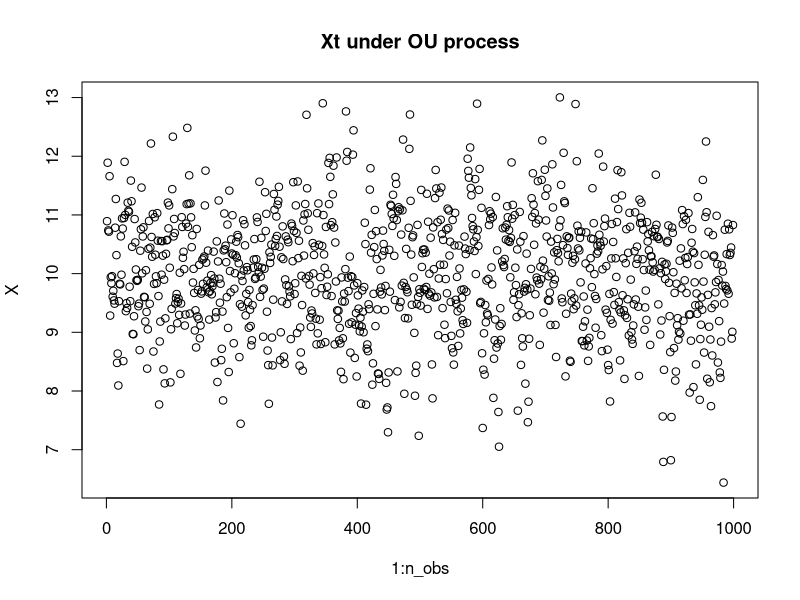

The R source for this figure:
## ---- chunk 1
knitr::opts_chunk$set(echo = TRUE)
## ---- chunk 2
multistart_result <-read.csv("multi_start_result.csv")
multistart_result[, c("num_multistart","rmse.omega","rmse.mu","rmse.tau",
                      "rmse.gamma","rmse.t","rmse.sigma")]
## ---- chunk 3
# TODO: use library
ou_sim <- function(gamma, mu, sigma, dt, n_obs, x0=mu) {
  tau <- sigma/sqrt(2*gamma) # stationary standard deviation
  if(missing(x0)) x0 <- rnorm(1, mean = mu, sd = tau)
  # generate efficiently using a one-step linear filter
  lrho <- -gamma * dt
  ou_sd <- tau * sqrt((1-exp(2 * lrho))) # conditional sd
  ou_filt <- exp(lrho) # filter coefficients
  z <- rnorm(n_obs, sd = ou_sd) # pre-generate normal draws
  Xt <- filter(x = z, filter = ou_filt,
               method = "recursive", init = x0 - mu)
  return(as.numeric(Xt + mu))
}

n_obs = 999
X <- ou_sim(gamma=1, mu=10, sigma=sqrt(2), dt=1, n_obs=999)
plot(1:n_obs, X, main="Xt under OU process")
## ---- chunk 4
sim1_result <- read.csv("sim1_result.csv")
sim1_result <- sim1_result[sim1_result["num_multistart"]==10,]
show_col <- c("beta0", "beta1", "n_obs", "theta.mu", "theta.t", "theta.tau",
              "rmse.mu", "rmse.t", "rmse.tau")
sim1_result <- sim1_result[with(sim1_result, order(-beta1, -beta0)),]
## ---- chunk 5
signif(sim1_result[sim1_result[,"gamma"]==1, show_col], 3)
## ---- chunk 6
signif(sim1_result[sim1_result[,"gamma"]==0.1, show_col], 3) 
## ---- chunk 7
signif(sim1_result[sim1_result[,"gamma"]==10, show_col], 3) 
## ---- chunk 8
sim2_OU_result <- read.csv("sim2_table1.csv", check.names=FALSE)
print(sim2_OU_result,row.names = FALSE)
## ---- chunk 9
sim2_BM_result <- read.csv("sim2_table2.csv", check.names=FALSE)
print(sim2_BM_result,row.names = FALSE)
## ---- chunk 10
# TODO: use ou_sim from package
ou_sim <- function(gamma, mu, sigma, dt, n_obs, x0=mu) {
  tau <- sigma/sqrt(2*gamma) # stationary standard deviation
  if(missing(x0)) x0 <- rnorm(1, mean = mu, sd = tau)
  # generate efficiently using a one-step linear filter
  lrho <- -gamma * dt
  ou_sd <- tau * sqrt((1-exp(2 * lrho))) # conditional sd
  ou_filt <- exp(lrho) # filter coefficients
  z <- rnorm(n_obs, sd = ou_sd) # pre-generate normal draws
  Xt <- filter(x = z, filter = ou_filt,
               method = "recursive", init = x0 - mu)
  return(as.numeric(Xt + mu))
}

sapply(c(0.1,1,10), function(gamma) {
  ou_X <- ou_sim(gamma=gamma, mu=10, sigma=sqrt(2*gamma), dt=1, n_obs=999)
  c(gamma=gamma, min=min(ou_X), mean=mean(ou_X), max=max(ou_X))
  })
## ---- chunk 11
# TODO: use package
y_sim <- function(X, beta0, beta1) {
  sapply(X, function(x) rpois(1, exp(beta0-beta1*x)))
}
ou_sim <- function(gamma, mu, sigma, dt, n_obs, x0=mu) {
  tau <- sigma/sqrt(2*gamma) # stationary standard deviation
  if(missing(x0)) x0 <- rnorm(1, mean = mu, sd = tau)
  # generate efficiently using a one-step linear filter
  lrho <- -gamma * dt
  ou_sd <- tau * sqrt((1-exp(2 * lrho))) # conditional sd
  ou_filt <- exp(lrho) # filter coefficients
  z <- rnorm(n_obs, sd = ou_sd) # pre-generate normal draws
  Xt <- filter(x = z, filter = ou_filt,
               method = "recursive", init = x0 - mu)
  return(as.numeric(Xt + mu))
}

vec_beta1 <- seq(0.1,1,by=0.1)
loglik <- sapply(vec_beta1, function(beta1) {
  beta0 <- 15
  X <- ou_sim(gamma=1, mu=10, sigma=sqrt(2), dt=1, n_obs=299)
  Y <- y_sim(X, beta0=beta0, beta1=beta1)
  sum(dpois(Y,exp(beta0-beta1*X), log=TRUE))
})
rbind(beta1=vec_beta1, loglik=loglik)
